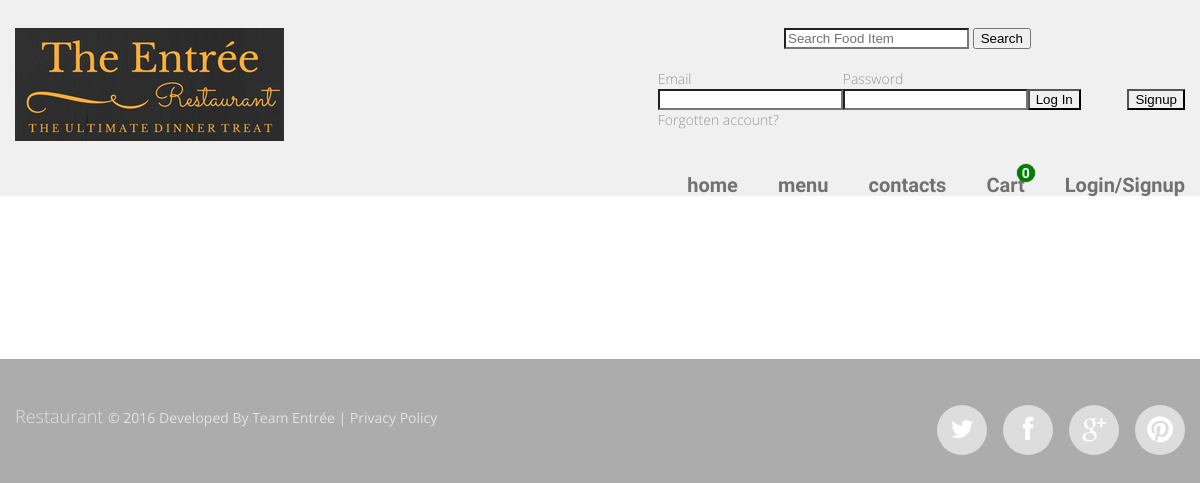
/views/Restaurant/menuTodo.php?category=Main Course, run on an earlier commit of the app's database.
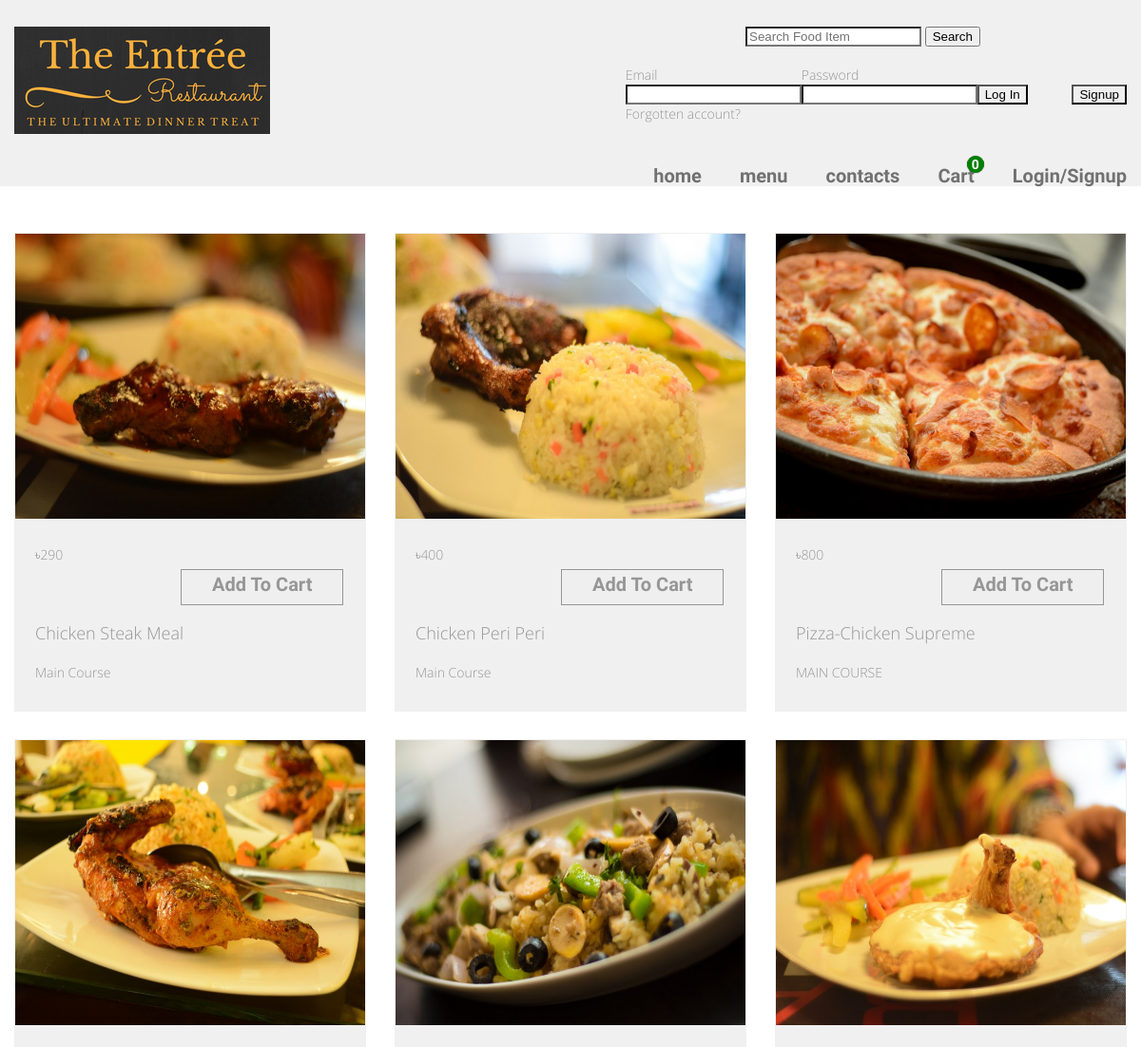
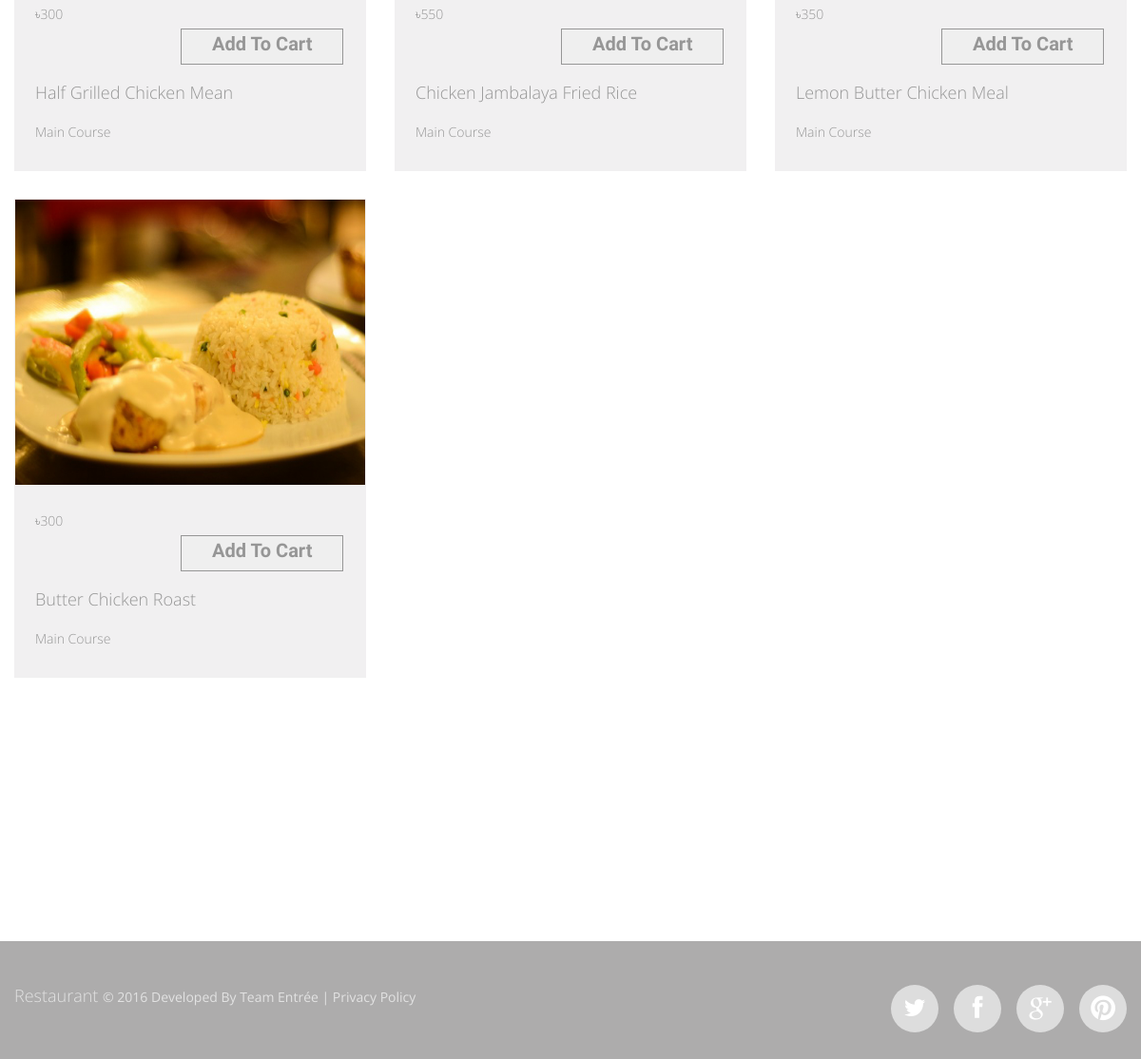
And on a later commit of the database (2 pictures, top to bottom).
### tables this page shows
CREATE TABLE IF NOT EXISTS `fooditem` (
  `id` int(11) NOT NULL AUTO_INCREMENT,
  `category` varchar(300) NOT NULL,
  `food_name` varchar(300) NOT NULL,
  `food_image` varchar(300) NOT NULL,
  `food_code` int(255) NOT NULL,
  `price` int(255) NOT NULL,
  `deleted_at` int(11) DEFAULT NULL,
  PRIMARY KEY (`id`)
);

### src/User/Auth.php (called while the page is built, shortened)
<?php
class Auth extends DB
{
    public function logged_in()
    {
        if ((array_key_exists('user_email', $_SESSION)) && (!empty($_SESSION['user_email']))) {
            return TRUE;
        } else {
            return FALSE;
        }
    }
}

### src/Model/Database.php (called while the page is built, shortened)
<?php
class Database{
    public function __construct()
    {
        $this->conn= mysqli_connect("localhost","root","","restaurant") or die('Database connection failed');
    }
}

### src/Admin/Admin.php (called while the page is built, shortened)
<?php
class Admin extends DB
{
    public function getMenueByCategory($category)
    {
        $_allMenue=array();
        $query="SELECT * FROM `fooditem` WHERE `category`='".$category."'";
        $result=mysqli_query($this->conn,$query);
        while($row=mysqli_fetch_assoc($result))
        {
            $_allMenue[]=$row;
        }
        return $_allMenue;
    }
}

### views/Restaurant/menuTodo.php (the view, shortened to what this page needs)
<?php
$actual_link = "http://$_SERVER[HTTP_HOST]$_SERVER[REQUEST_URI]";
if(isset($_REQUEST['category']) && !empty($_REQUEST['category'])){
    $newMenu = new Admin();
    $menuItems = $newMenu->getMenueByCategory($_REQUEST["category"]);
}
include ('header.php');
?>
<?php if(isset($menuItems) && !empty($menuItems)) { ?>
    <section class="content gallery pad1" >
        <div class="container">
            <div class="row" id="menuItemRow">
            <?php
            $sl = 0;
            foreach ($menuItems as $item) {
                $sl++;
                ?>
                <form action="<?php $actual_link ?>" method="post" id="form_<?php echo $item['id']?>">
                    <div class="grid_4" id="menuItems" hidden>
                        <div class="gall_block">
                            <div class="maxheight">
                                <a href="../../resource/FoodImage/<?php echo $item['food_image'] ?>"
                                   class="gall_item"><img
                                        src="../../resource/FoodImage/<?php echo $item['food_image'] ?>" alt=""
                                        height="300" width="150"></a>
                                <div class="gall_bot">
                                    <label><?php echo "৳" . $item['price'] ?></label>
                                    <button class="btn" id="addToCart" type="submit" onclick="addFun(<?php echo $item['id']?>)"
                                            style="margin-left: 120px; margin-bottom: 20px ">Add To Cart
                                    </button>
                                    <div class="text1"><a href="#"><?php echo $item['food_name'] ?></a></div>
                                    <?php echo $item['category'] ?>
                                    <br>
                                </div>
                            </div>
                        </div>
                    </div>
                </form>
                <?php
                if (($sl % 3) == 0) {
                    echo '<div class="clear sep__1"></div>';
                }
            }?>
            </div>
        </div>
    </section>
<?php } ?>
<section class="content gallery pad1" >
</section>
<?php include ('footer.php');?>

### views/Restaurant/header.php (shortened to what this page needs)
<?php
$auth = new Auth();
$loggedIn = $auth->logged_in();
function getActiveCurrent($data = ""){
    $end = basename($_SERVER['SCRIPT_FILENAME']);
    if($end  == $data  ) {
        echo "current";
    }
}
$total = 0;
?>
<!DOCTYPE html>
<html lang="en" xmlns="http://www.w3.org/1999/html">
<head>
    <link rel="stylesheet" href="../../resource/css/form.css">
    <link rel="stylesheet" href="../../resource/css/stuck.css">
    <link rel="stylesheet" href="../../resource/css/style.css">
    <link rel="stylesheet" href="../../resource/formResource/css/booking.css">
    <link rel="stylesheet" href="../../resource/Custom/style.css">
</head>
<body>
<header>
    <section id="stuck_container">
        <div class="container">
            <div class="row">
                <div class="grid_12">
                    <h1>
                        <a href="index.php">
                            <img src="../../resource/images/logo.png" alt="Logo alt" >
                        </a>
                    </h1>
<table>
    <tr>
         <td width='500' height="5">
         </td>
        <td>
            <form action="searchItem.php">
                <input type="text" name="search" value="" placeholder="Search Food Item" id="itemname">
                <button type="submit">Search</button>
            </form><br>
        </td>
<?php
         if($loggedIn)  {
 ?>
             <td height="">Welcome <?php echo $singleUser->first_name." ". $singleUser->last_name?>!</td><td width='50'><a href='User/Authentication/logout.php'><input type='button' value='Logout'></a></td><td width='50'><a href='User/Profile/edit.php'><input type='button' value='Edit Profile'></a></td></tr></table>
                    <td width="50"> </td>
<?php
         }
         else {
?>
                    <form action="User/Authentication/login.php" method="post">
                   <table cellspacing="0" role="presentation">   <tbody>     <tr>
                                <td width="100"></td>  <td width="100"></td><td width="100"></td><td width="100"></td>
                                <td width="100">
                                    <label for="email">Email</label>
                                </td>
                                <td >
                                    <label for="pass">Password</label>
                                </td>
                            </tr>
                            <tr>
                                <td width="100"></td><td width="100"></td><td width="100"></td><td width="100"></td>
                                <td width="">
                                    <input type="email" class="inputtext" name="email" id="email" value="" tabindex="1">
                                </td>
                                <td>
                                    <input type="password" class="inputtext" name="password" id="password" tabindex="2"></td>
                                <td>
                                        <input value="Log In" tabindex="4" type="submit" id="u_0_m">
                                </td>
                                <td width="50"> </td>
                                <td >
                                    <a href='User/Profile/signup.php'><input type='button' value='Signup'></a>
                                </td>
                            </tr>
                            <tr>
                                <td width="100"></td><td width="100"></td><td width="100"></td><td width="100"></td>
                                <td class="login_form_label_field">
                                    <a href="forgotten.php">Forgotten account?</a>
                                </td>
                            </tr>
                        </tbody>
                    </table>
                    </form>
<?php } ?>
                    <div class="navigation ">
                        <nav>
                            <ul class="sf-menu">
                                <li class= "<?php getActiveCurrent("index.php") ?>"><a href="index.php">home</a></li>
                                <li class="<?php getActiveCurrent("menu.php") ?>"><a href="menu.php">menu</a></li>
                                <li class="<?php getActiveCurrent("contact.php") ?>"><a href="contact.php">contacts</a></li>
                                <li id="refreshCart" class="<?php getActiveCurrent("cart.php") ?>"><a href="cart.php" type="button" class="badge1" data-badge=" <?php echo $total?>">Cart</a></li>
                                <?php if($loggedIn) {?>
                                <li class="<?php getActiveCurrent("profile.php") ?>"><a href="profile.php">Profile</a></li>
                                <?php } else { ?>
                                <li class="<?php getActiveCurrent("Profile/signup.php") ?>"><a href="User/Profile/signup.php">Login/Signup</a></li>
                                <?php } ?>
                            </ul>
                        </nav>
                    </div>
                </div>
            </div>
        </div>
    </section>
</header>

### views/Restaurant/footer.php (shortened to what this page needs)
<footer id="footer">
    <div class="container">
        <div class="row">
            <div class="grid_12">
                <div class="socials">
                    <a href="#" class="fa fa-twitter"></a>
                    <a href="#" class="fa fa-facebook"></a>
                    <a href="#" class="fa fa-google-plus"></a>
                    <a href="#" class="fa fa-pinterest"></a>
                </div>
                <div class="copyright"><span class="brand">Restaurant </span> &copy; <span id="copyright-year"></span> Developed By Team Entrée | <a href="#">Privacy Policy</a>
            </div>
        </div>
    </div>
</footer>
</body>
</html>

### resource/css/stuck.css (style rules this page uses)
#stuck_container { -webkit-transition: all 0.4s ease; -moz-transition: all 0.4s ease; -ms-transition: all 0.4s ease; -o-transition: all 0.4s ease; transition: all 0.4s ease; z-index: 999; background-color: #f1f0f1; }

### resource/css/style.css (style rules this page uses)
html { width: 100%; }
* { -webkit-text-size-adjust: none; }
body { position: relative; background-color: #adacac; color: #969696; font: 300 14px/20px 'Open Sans', sans-serif; }
input, textarea { border-radius: 0 !important; outline: none !important; -webkit-appearance: none; }
img { max-width: 100%; }
h1, h2, h3, h4, h5, h6 { font-weight: bold; color: #535151; font-family: 'Economica', sans-serif; }
ul { padding: 0; margin: 0; list-style: none; }
a { text-decoration: none; color: inherit; outline: none; transition: 0.5s ease; -o-transition: 0.5s ease; -webkit-transition: 0.5s ease; }
.btn { display: inline-block; border: 1px solid #969696; color: #969696; margin-top: 24px; padding: 5px 32px 11px; font: bold 20px/20px 'Economica', sans-serif; }
.clear { float: none !important; clear: both; }
header { display: block; position: relative; z-index: 800; padding-top: 28px; background-color: #f1f0f1; }
header h1 { position: relative; text-align: center; z-index: 990; float: left; }
header h1 a { display: inline-block; overflow: hidden; font-size: 0; line-height: 0; text-indent: -999px; transition: 0s ease; -o-transition: 0s ease; -webkit-transition: 0s ease; }
header h1 a img { display: block; }
.content { padding-bottom: 114px; background-color: #fff; }
.pad1 { padding-top: 49px; }
.gall_item { display: block; background: #aaccaa url(../images/magnify.png) center center no-repeat; }
.gall_item img { transition: 0.5s ease; -o-transition: 0.5s ease; -webkit-transition: 0.5s ease; width: 100%; box-shadow: 0 0 #fff; }
.gall_block { background-color: #f1f0f1; padding: 1px; }
.gall_bot { padding: 28px 21px 30px; }
.gall_bot .btn { position: relative; top: 1px; }
.gall_bot .text1 { margin-bottom: 22px; }
.sep__1 { height: 29px; }
.text1 { font-size: 18px; margin-bottom: 2px; line-height: 20px; }
#footer { display: block; padding: 50px 0 40px; color: #e2e2e2; font-size: 14px; line-height: 18px; }
.copyright { font-weight: normal; float: left; }
.copyright .brand { position: relative; top: -2px; font-weight: 300; font-size: 18px; }
.socials { float: right; color: #fff; margin-top: -4px; overflow: hidden; }
.socials .fa { background-color: #ddd; font-size: 25px; float: left; line-height: 50px; width: 50px; height: 50px; border-radius: 500px; text-align: center; }
.socials .fa +.fa { margin-left: 16px; }
.socials .fa.fa-pinterest { font-size: 30px; }

### resource/Custom/style.css (style rules this page uses)
.badge1 { position:relative; }
.badge1[data-badge]:after { content: attr(data-badge); position: absolute; top: -10px; right: -10px; font-size: .7em; background: green; color: white; width: 18px; height: 18px; text-align: center; line-height: 18px; border-radius: 50%; box-shadow: 0 0 1px #333; }

### resource/css/grid.css (style rules this page uses)
html, body, div, span, applet, object, iframe, h1, h2, h3, h4, h5, h6, p, blockquote, pre, a, abbr, acronym, address, big, cite, code, del, dfn, em, img, ins, kbd, q, s, samp, small, strike, strong, sub, sup, tt, var, b, u, i, center, dl, dt, dd, ol, ul, li, fieldset, form, label, legend, table, caption, tbody, tfoot, thead, tr, th, td, article, aside, canvas, details, embed, figure, figcaption, footer, header, hgroup, menu, nav, output, ruby, section, summary, time, mark, audio, video { margin: 0; padding: 0; border: 0; font-size: 100%; font: inherit; vertical-align: top; }
article, aside, details, figcaption, figure, footer, header, hgroup, menu, nav, section { display: block; }
body { line-height: 1; }
ol, ul { list-style: none; }
table { border-collapse: collapse; border-spacing: 0; }
.row { margin-left: -30px; *zoom: 1; }
.row:before, .row:after { display: table; content: ""; line-height: 0; }
.row:after { clear: both; }
[class*="grid_"] { float: left; min-height: 1px; margin-left: 30px; }
.container { width: 1170px; }
.grid_12 { width: 1170px; }
.grid_4 { width: 370px; }
.container { margin-right: auto; margin-left: auto; *zoom: 1; }
.container:before, .container:after { display: table; content: ""; line-height: 0; }
.container:after { clear: both; }

What changed in the data, as far as the page shows it:
added fooditem: food_image (picture), price "290", food_name "Chicken Steak Meal", category "Main Course"
added fooditem: food_image (picture), price "400", food_name "Chicken Peri Peri", category "Main Course"
added fooditem: food_image (picture), price "800", food_name "Pizza-Chicken Supreme", category "MAIN COURSE"
added fooditem: food_image (picture), price "300", food_name "Half Grilled Chicken Mean", category "Main Course"
added fooditem: food_image (picture), price "550", food_name "Chicken Jambalaya Fried Rice", category "Main Course"
added fooditem: food_image (picture), price "350", food_name "Lemon Butter Chicken Meal", category "Main Course"
added fooditem: food_image (picture), price "300", food_name "Butter Chicken Roast", category "Main Course"
